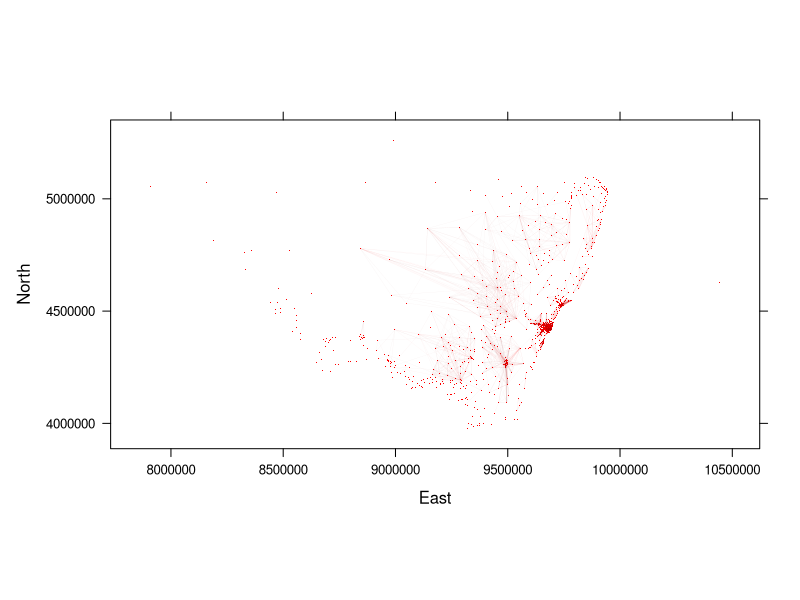

Recreate this plot in R.
### DATA SECTION

library(data.table)


## Read data with 'data.table::fread'
input <- fread("FlowMatrix.csv", select = 1:3)
setnames(input, 1:3, new = c("origin", "destination","total"))


## Coordinates
centroids <- fread("centroids.csv")
## 'Code' is the key to be used in the joins
setkey(centroids, Code)
## Key of centroids matches `origin` in `input`
origin <- centroids[input[,.(origin, total)]]
setnames(origin, c('East', 'North'), c('xstart', 'ystart'))
## Key of centroids matches `destination` in `input`
destination <- centroids[input[,.(destination)]]
setnames(destination, c('East', 'North'), c('xend', 'yend'))
## Bind both results
trajects <- cbind(origin, destination)

### GRAPHICS SECTION

library(lattice)
library(spData)
library(classInt)
## Background set to black
myTheme <- simpleTheme()
myTheme$background$col <- 'white'
## Palette and classes (try grey 70,90)
nClasses <- 5
pal <- colorRampPalette(c('red4', 'red'))(nClasses)
classes <- classIntervals(trajects[total > 0, total],
                          n = nClasses, style = 'quantile')
classes <- findCols(classes)

pdf("flow.pdf")

xyplot(North ~ East, data = centroids,
       pch = '.', col = 'red',
       aspect = 'iso',
       par.settings = myTheme,
       panel = function(...){
         ## panel.xyplot displays the 'centroids'
            panel.xyplot(...) 
         trajects[total > 0,
                  panel.segments(xstart, ystart, xend, yend,
                                 col = pal[classes],
                                 alpha = 0.05, lwd = 0.3)
                  ]
       })
dev.off()
